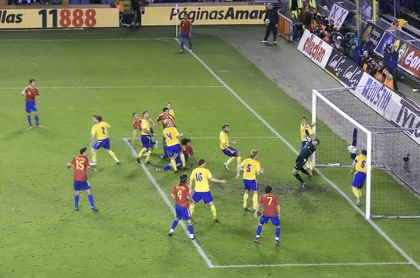
%> input picture hw1/goal_picture.jpg, 420 x 278 px, shrunk from 1909 x 1264 before the run
$ octave q4.m   (GNU Octave 9; MATLAB toolbox functions it lacks are replaced by stand-ins)
%> lines starting %> are read from the running program, lines starting %| are printed output that depends on the picture
### hw1/inl1.m

%load and draw image
im=imread('goal_picture.jpg');
%> im is the input picture: size 278x420x3 uint8; mean R, G, B 122.6, 134.3, 90.9
figure(1);clf;image(im);hold on;


%% Real world 3D coordinates (according to soccer field dimensions):

% the soccer goal is 7.32m wide and 2.44m high:
x = 7.32/2;
z = 2.44;
goalframe = [-x x x -x;0 0 0 0;0 0 z z;1 1 1 1];

% the target area is 11 + 7.32m wide and 5.5m deep
xx = 18.32/2;
yy = 5.5;
innerframe = [-xx -xx xx xx;0 yy yy 0;0 0 0 0;1 1 1 1];

% the penalty area is 40.32 m wide and 16.5 m deep
xxx = 40.32/2;
yyy = 16.5;
outerframe = [-xxx -xxx xxx xxx;0 yyy yyy 0;0 0 0 0;1 1 1 1];

pts3d=[goalframe,innerframe,outerframe];

figure(2);clf;
plot3(pts3d(1,:),pts3d(2,:),pts3d(3,:),'*');
hold on;axis equal;rotate3d on;

%draw frames
for ii=1:3,
    for jj=1:4,
        jjp=mod(jj,4)+1;
        index=[jj,jjp]+(ii-1)*4;
        plot3(pts3d(1,index),pts3d(2,index),pts3d(3,index),'-');
    end
end

%% Image 2D coordinates:

%2d points in the image. (Some of the corresponding points are not visible in the image and are therefore set
%to NAN. These points cannot be used for estimating the camera matrix).
pts2d = 1e3*[
    1.6610    1.4366    1.4323    1.6698    1.8765 0.9660    0.5745    1.2783       NaN       NaN NaN    1.0320
    0.9818    0.7637    0.4274    0.6122    1.1961 1.2146    0.6343    0.6270       NaN       NaN NaN    0.3978
    0.0010    0.0010    0.0010    0.0010    0.0010 0.0010    0.0010    0.0010       NaN       NaN NaN    0.0010 ];

figure(1);
plot(pts2d(1,:),pts2d(2,:),'*');

### hw1/rq.m
function [R Q] = rq(M)
    [Q,R] = qr(flipud(M)');
    R = flipud(R');
    R = fliplr(R);

    Q = Q';
    Q = flipud(Q);

    T = diag(sign(diag(R)));
    R = R * T;
    Q = T * Q;

end

### hw1/q4.m
close all;
%   calculate image points pts3d & pts2d
inl1;
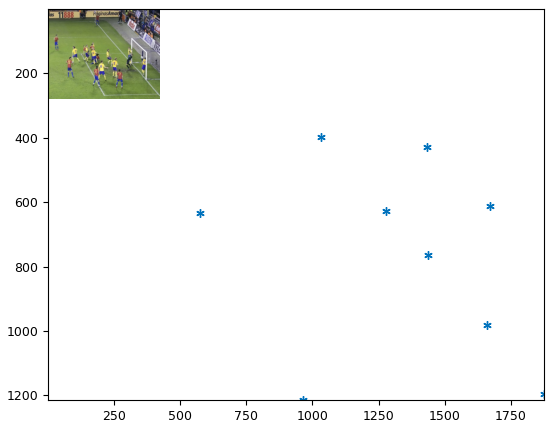
%> figure redrawn from the program's plot data
%   remove NaN
noNaNPoints = ~isnan(pts2d(1,:));
pts2d = pts2d(:,noNaNPoints);
pts3d = pts3d(:,noNaNPoints);
%   build A mat (A*Pcs=0)
A = zeros(length(noNaNPoints));
for j = 1:sum(noNaNPoints)
    X = pts3d(:,j);
    u = pts2d(1,j);
    v = pts2d(2,j);
    A(2*j-1,:) = [X' zeros(1,4) -X'*u];
    A(2*j,:)   = [zeros(1,4) X' -X'*v];
end

[U,D,V] = svd(A);
P = reshape(V(:,size(D,2)), [4 3])';
Pnorm = P/norm(P); % constraint for optimization problem
% section b
pts2dEst = Pnorm*pts3d;
pts2dEst = pts2dEst./repmat(pts2dEst(3,:), 3, 1); % normalize w curl
figure(3);
imshow(im); hold on;
plot(pts2dEst(1,:),pts2dEst(2,:), 'O', 'MarkerSize', 10, 'MarkerFaceColor', 'b'); % plot projected points using matrix P
%> (this line was passed over: plot is not available in this run)
for i = 1:size(pts2d,2)
    error(i) = (norm(pts2d(:,i) - pts2dEst(:,i))) / (norm(pts2d(:,i)));
end
E = sum(error) % error units are pixels

% section c
[K, R] = rq(Pnorm(1:3,1:3));
scaling = K(3,3);
K = K/scaling; % K(3,3) = 1
R = scaling*R;

% section f
t = K\P(1:3,4);
c = -inv(R)*t;

% section g
figure(2);
plot3(c(1),c(2),c(3),'rO', 'MarkerSize', 10, 'MarkerFaceColor', 'b'); % plot camera location in 3D
%> (this line was passed over: plot3 is not available in this run)
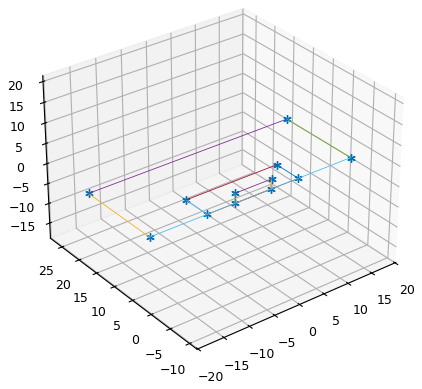
%> figure redrawn from the program's plot data
